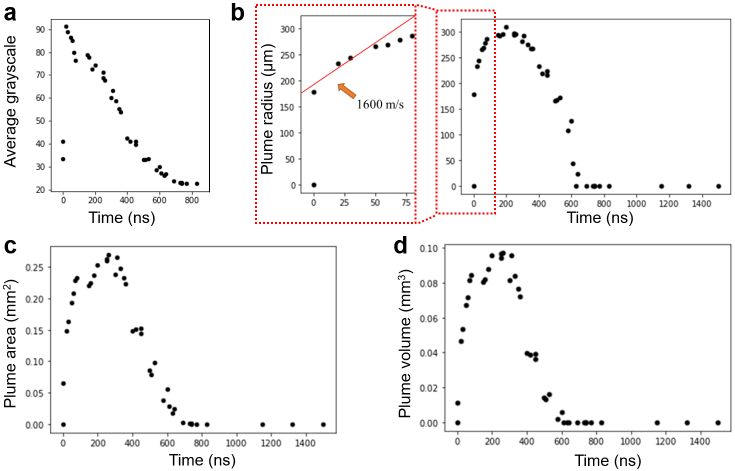
#> input picture prior/comsol/baseline/experiment/S7_original.png, 1469 x 942 px (shown at 1/2 size)
$ python crosscheck_s7.py
#> lines starting #> are read from the running program, lines starting #| are printed output that depends on the picture; after the words box and inside, x2 and y2 are one past the last pixel; in counts of white or black regions, pixels touching at a corner belong together
"""Digitize S7 scatter markers as a crosscheck, never an additional fit target."""
from pathlib import Path
import csv,json
import numpy as np
from PIL import Image
from scipy.ndimage import label,center_of_mass
ROOT=Path(__file__).resolve().parents[1];D=ROOT/'experiment';im=np.array(Image.open(D/'S7_original.png').convert('RGB'));rows=[]
#> further down, im is the input picture: shape (942, 1469, 3); mean R, G, B 247, 245.9, 245.9
# Pixel calibrations read from the native embedded image axis tick centres.
# S7 has more scatter points/repeats than the 29 published S4 frame selections.
panels=[('mean_gray',(110,45,412,378),(126.5,385.,0,800),(381.,58.5,20,90)),('radius_um',(931,43,1453,381),(948.,1407.,0,1400),(373.,65.,0,300)),('area_mm2',(110,501,665,854),(126.5,616.,0,1400),(850.,534.,0,.25))]
for name,(x0,y0,x1,y1),xcal,ycal in panels:
 rgb=im[y0:y1,x0:x1];mask=(rgb.max(2)<85)&(rgb.max(2)-rgb.min(2)<25);ids,n=label(mask)
 for k in range(1,n+1):
  yy,xx=np.where(ids==k);area=len(xx)
  if not (14<=area<=180 and 3<=np.ptp(xx)+1<=20 and 3<=np.ptp(yy)+1<=20):continue
  x=x0+xx.mean();y=y0+yy.mean();t=(x-xcal[0])/(xcal[1]-xcal[0])*(xcal[3]-xcal[2])+xcal[2];v=(y-ycal[0])/(ycal[1]-ycal[0])*(ycal[3]-ycal[2])+ycal[2]
  if t< -10:continue
  rows.append(dict(quantity=name,time_ns=float(t),value=float(v),marker_x_pixel=float(x),marker_y_pixel=float(y),marker_area_pixel=area))
#> this loop made 3 passes
#> n on passes 1 to 3: 27, 27, 32
#> pass 1, `rgb = im[y0:y1, x0:x1]`:
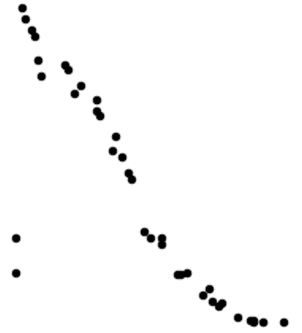
#> rgb: shape (333, 302, 3); min 0, max 255, mean 249.8
#> pass 1, `mask = (rgb.max(2) < 85) & (rgb.max(2) - rgb.min(2) < 25)`:
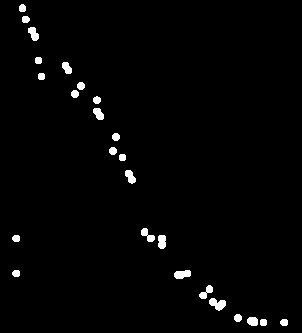
#> mask: shape (333, 302) bool; 1.7% white; 25 white regions, largest, box (x1, y1, x2, y2) and area: (209, 298, 226, 311) 137, (174, 270, 191, 279) 119, (28, 27, 39, 41) 102
#> pass 2, `rgb = im[y0:y1, x0:x1]`:
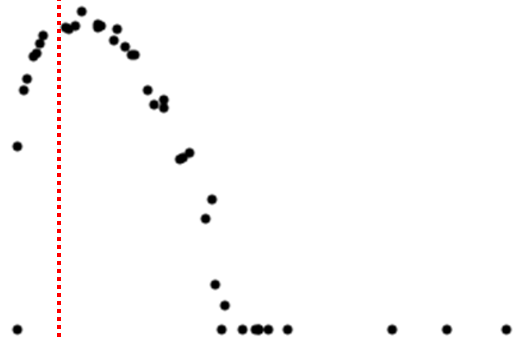
#> rgb: shape (338, 522, 3); mean R, G, B 251.2, 250.2, 250.2
#> after the loop:
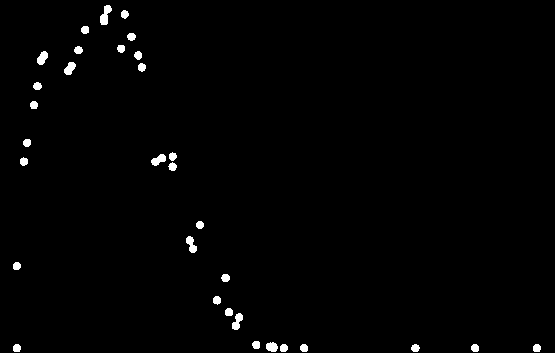
#> mask: shape (353, 555) bool; 1.1% white; 32 white regions, largest, box (x1, y1, x2, y2) and area: (100, 5, 112, 25) 140, (232, 313, 243, 330) 113, (186, 236, 197, 253) 111
#> after the loop, rows = 85 items
with (D/'S7_digitized_crosscheck.csv').open('w',newline='') as f:w=csv.DictWriter(f,fieldnames=rows[0]);w.writeheader();w.writerows(rows)
report={'role':'Crosscheck only; not fitted jointly with S4. Tick calibration and marker selection approximately 1-2 pixels, not raw data.','markers':{name:len([r for r in rows if r['quantity']==name]) for name,*_ in panels},'S7_peak_radius_um':max(r['value'] for r in rows if r['quantity']=='radius_um'),'S7_peak_area_mm2':max(r['value'] for r in rows if r['quantity']=='area_mm2'),'S4_peak_area_mm2':None,'conflicts':'S7 scatter includes extra/repeated times. S7 area ordinate reaches about 0.27 mm2, incompatible with supplementary text 0.0296 mm2. S4 has no 280 ns frame; do not impose text 280 ns as a common fit target.'}
#> (the run stopped early here; a loop or call above may not have finished)

$ run again, with prior/comsol/baseline/experiment/S2_original.jpeg saved as prior/comsol/baseline/experiment/S7_original.png
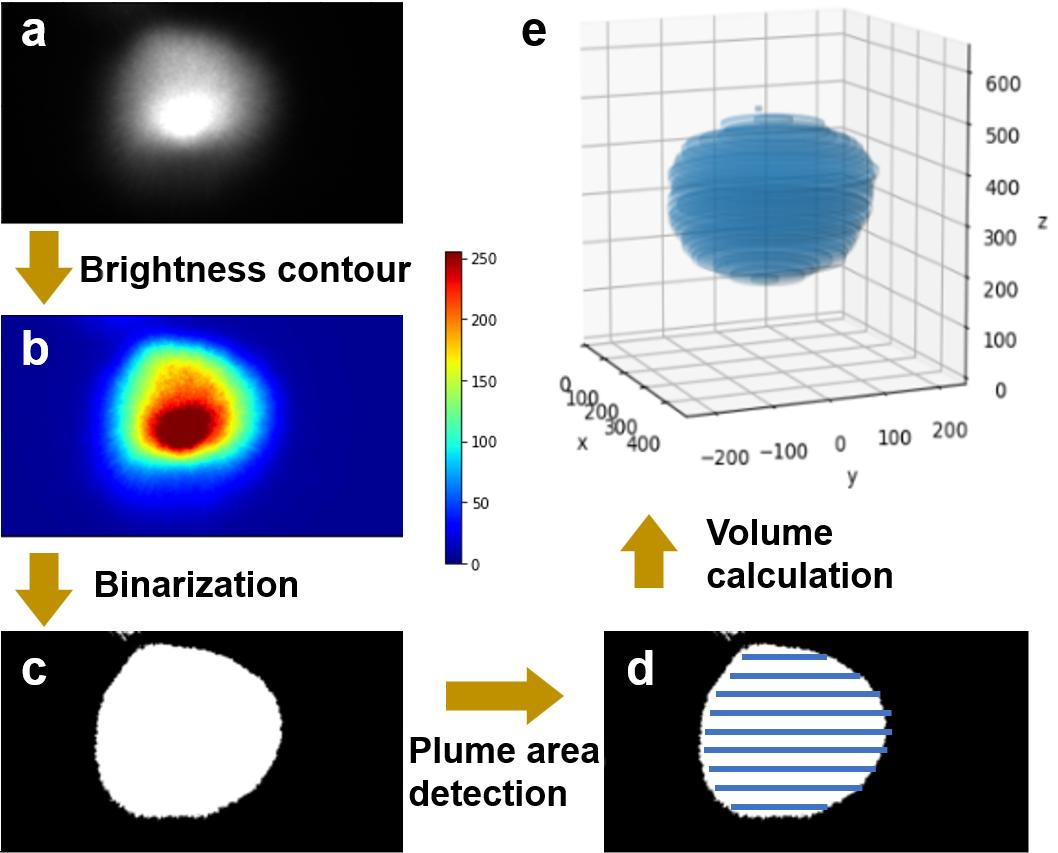
#> input picture prior/comsol/baseline/experiment/S2_original.jpeg, 1058 x 853 px
#> im is the input picture: shape (853, 1058, 3); mean R, G, B 157.6, 160.8, 172.8
#> the loop `for name,(x0,y0,x1,y1),xcal,ycal in panels:` made 3 passes
#> n on passes 1 to 3: 18, 37, 51
#> pass 1, `ids, n = label(mask)`:
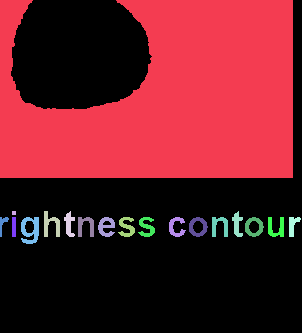
#> ids: shape (333, 302) int32; 19 distinct labels, from 0 to 18; one colour per label, 0 black
#> after the loop `for name,(x0,y0,x1,y1),xcal,ycal in panels:`:
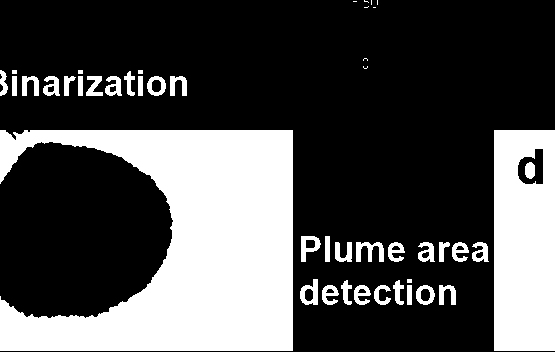
#> mask: shape (352, 555) bool; 29.9% white; 45 white regions (8 under 20 px), largest, box (x1, y1, x2, y2) and area: (0, 130, 293, 351) 39867, (494, 130, 555, 351) 12796, (356, 242, 384, 262) 320
#> after the loop `for name,(x0,y0,x1,y1),xcal,ycal in panels:`: rows = 16 items

$ run again, with prior/comsol/baseline/experiment/S4_original.jpeg saved as prior/comsol/baseline/experiment/S7_original.png
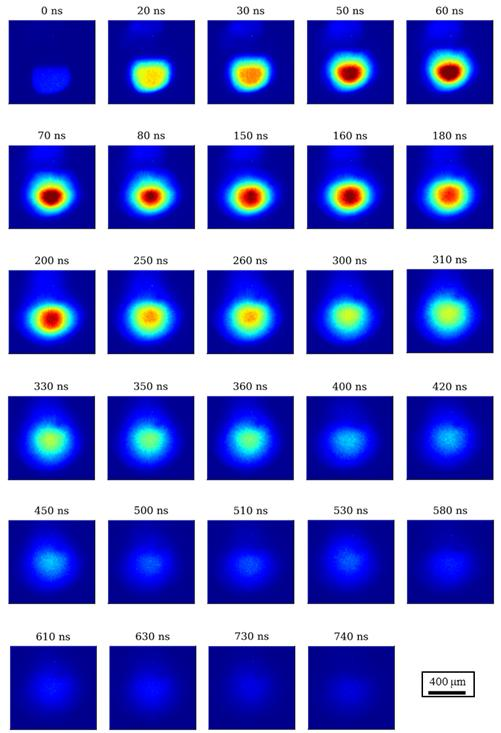
#> input picture prior/comsol/baseline/experiment/S4_original.jpeg, 501 x 733 px
#> im is the input picture: shape (733, 501, 3); mean R, G, B 112.9, 121.1, 204.8
#> the loop `for name,(x0,y0,x1,y1),xcal,ycal in panels:` made 3 passes
#> n on passes 1 to 3: 78, 0, 105
#> pass 1, `mask = (rgb.max(2) < 85) & (rgb.max(2) - rgb.min(2) < 25)`:
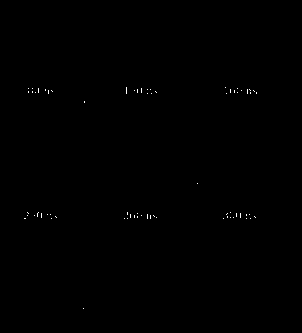
#> mask: shape (333, 302) bool; 0.14% white in thin lines or dots, all inside (x1, y1, x2, y2) = (24, 87, 257, 309)
#> after the loop `for name,(x0,y0,x1,y1),xcal,ycal in panels:`:
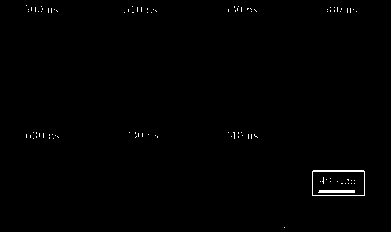
#> mask: shape (232, 391) bool; 0.58% white in thin lines or dots, all inside (x1, y1, x2, y2) = (26, 5, 365, 228)
#> after the loop `for name,(x0,y0,x1,y1),xcal,ycal in panels:`: rows = []
